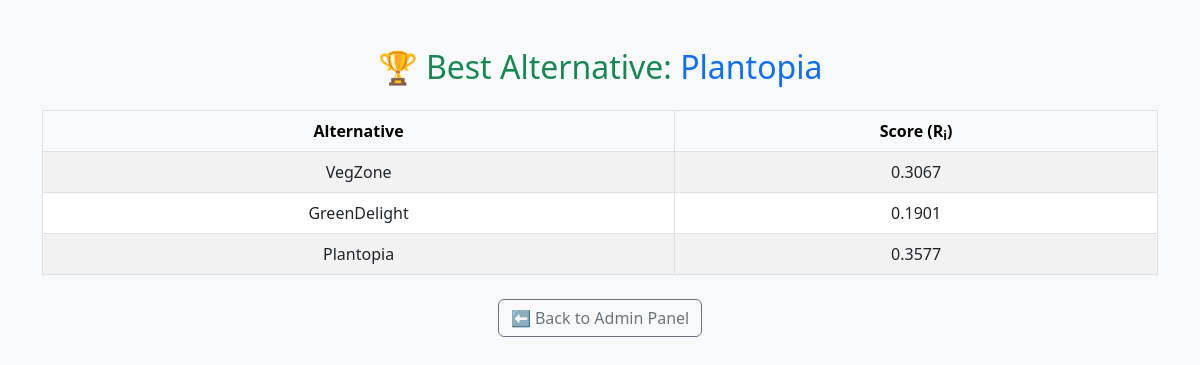
The page /result on the database its author committed.
### tables this page shows
CREATE TABLE alternatives (
        id INTEGER PRIMARY KEY AUTOINCREMENT,
        name TEXT
    );

### app.py (the view)
@app.route('/result')
def result():
    conn = sqlite3.connect(DATABASE)
    c = conn.cursor()
    c.execute("SELECT name FROM criteria")
    CRITERIA = [row[0] for row in c.fetchall()]
    c.execute("SELECT name FROM alternatives")
    ALTERNATIVES = [row[0] for row in c.fetchall()]
    c.execute("SELECT id, experience_label, expertise_label FROM users")
    users = c.fetchall()
    deltas = []
    criteria_data = []
    alt_data = {alt: [] for alt in ALTERNATIVES}
    for user_id, exp_label, exp_lvl_label in users:
        T, I, F = aggregate_T2NN(T2NN_TABLE[exp_label], T2NN_TABLE[exp_lvl_label])
        delta = score_T2NN(T, I, F)
        deltas.append(delta)
        c.execute("SELECT criterion, fuzzy_label FROM criterion_weights WHERE user_id = ?", (user_id,))
        crit_row_dict = {crit: label for crit, label in c.fetchall()}
        row_vec = [FUZZY_SCALE.get(crit_row_dict.get(k, 'Medium'), FUZZY_SCALE['Medium']) for k in CRITERIA]
        criteria_data.append(row_vec)
        c.execute("SELECT alternative, criterion, fuzzy_label FROM alternative_evaluations WHERE user_id = ?", (user_id,))
        user_alt_data_dict = {(a, k): l for a, k, l in c.fetchall()}
        for alt in ALTERNATIVES:
            alt_vec = [FUZZY_SCALE.get(user_alt_data_dict.get((alt, k), 'Medium'), FUZZY_SCALE['Medium']) for k in CRITERIA]
            alt_data[alt].append(alt_vec)
    conn.close()
    deltas = np.array(deltas)
    deltas = deltas / np.sum(deltas) # Eq. 11
    fuzzy_matrix = np.array(criteria_data)  # All user inputs for criteria
    agg_fuzzy = aggregate_ifwa(fuzzy_matrix, deltas) # Eq. 12
    ideal = np.array([1.0, 0.0, 0.0])
    anti_ideal = np.array([0.0, 1.0, 0.0])
    delta_pos = np.linalg.norm(agg_fuzzy - ideal, axis=1) # Eq. 13
    delta_neg = np.linalg.norm(agg_fuzzy - anti_ideal, axis=1) # Eq. 14
    cc = delta_neg / (delta_pos + delta_neg) # Eq. 15
    weights = cc / np.sum(cc) # Eq. 16
    Xij = np.zeros((len(ALTERNATIVES), len(CRITERIA)))
    for i, alt in enumerate(ALTERNATIVES):
        fuzzy_matrix = np.array(alt_data[alt])
        agg = aggregate_ifwa(fuzzy_matrix, deltas)
        scores = np.array([score_if(*triple) for triple in agg])
        Xij[i] = scores
    K1 = normalize_linear(Xij) # Eq. 19
    K2 = normalize_vector(Xij) # Eq. 20
    Pij = aggregate_normalization(K1, K2) # Eq. 21
    Zij = calculate_Zij(Pij, weights) # Eq. 22
    conn = sqlite3.connect(DATABASE)
    c = conn.cursor()
    c.execute("SELECT name, type FROM criteria")
    crit_types = dict(c.fetchall())
    conn.close()
    cost_idx = [i for i, crit in enumerate(CRITERIA) if crit_types[crit] == "Cost"]
    benefit_idx = [i for i, crit in enumerate(CRITERIA) if crit_types[crit] == "Benefit"]
    Li = Zij[:, cost_idx].sum(axis=1) if cost_idx else np.zeros(len(ALTERNATIVES))
    Ai = Zij[:, benefit_idx].sum(axis=1) if benefit_idx else np.zeros(len(ALTERNATIVES))
    λ = len(cost_idx) / len(CRITERIA)
    Ri = np.zeros(len(Li))
    for i in range(len(Li)):
        if Li[i] == 0:
            Ri[i] = Ai[i] ** (1 - λ)
        elif Ai[i] == 0:
            Ri[i] = Li[i] ** λ
        else:
            Ri[i] = (Li[i] ** λ) + (Ai[i] ** (1 - λ))
    result_html = ""
    result_html += f"<h2>Best Alternative: {ALTERNATIVES[np.argmax(Ri)]}</h2><ul>"
    for i, alt in enumerate(ALTERNATIVES):
        result_html += f"<li>{alt}: {Ri[i]:.4f}</li>"
    result_html += "</ul>"
    scores = list(zip(ALTERNATIVES, Ri))
    best_alt = ALTERNATIVES[np.argmax(Ri)]
    return render_template("result.html", scores=scores, best_alt=best_alt)

### app.py (called while the page is built)
def score_T2NN(T = [], I = [], F = []):
    return (1/12)*(8 + (T[0]+2*T[1]+T[2]) - (I[0]+2*I[1]+I[2]) - (F[0]+2*F[1]+F[2]))

def aggregate_ifwa(fuzzy_matrix, weights):
    fuzzy_matrix = np.array(fuzzy_matrix)
    w = np.array(weights).reshape(-1, 1)
    mu = fuzzy_matrix[:, :, 0]
    theta = fuzzy_matrix[:, :, 1]
    pi = fuzzy_matrix[:, :, 2]
    mu_agg = 1 - np.prod((1 - mu) ** w, axis=0)
    theta_agg = np.prod(theta ** w, axis=0)
    pi_agg = 1 - mu_agg - theta_agg
    return np.vstack([mu_agg, theta_agg, pi_agg]).T

def score_if(mu, theta, pi):
    return (3 + mu - 2 * theta - pi) / 4 #denklem 18

def normalize_linear(X):
    norm = np.zeros_like(X, dtype=float)
    for j in range(X.shape[1]):
        col = [Decimal(str(x)) for x in X[:, j]]
        min_val = min(col)
        max_val = max(col)
        denom = max_val - min_val if max_val != min_val else Decimal("1")
        for i in range(len(col)):
            norm[i][j] = float((col[i] - min_val) / denom)
    return norm

def normalize_vector(X):
    norm = np.sqrt(np.sum(X**2, axis=0))
    return X / norm

def aggregate_normalization(K1, K2, beta=0.5):
    return (beta * K1 + (1 - beta) * K2) / 2

def calculate_Zij(Pij, weights):
    return Pij * weights

### templates/result.html (shortened to what this page needs)
<!DOCTYPE html>
<html lang="en">
<head>
    <link href="https://cdn.jsdelivr.net/npm/bootstrap@5.3.0/dist/css/bootstrap.min.css" rel="stylesheet">
</head>
<body class="bg-light">
<div class="container py-5">
    <h2 class="text-center text-success mb-4">
        🏆 Best Alternative: <span class="text-primary">{{ best_alt }}</span>
    </h2>
    <table class="table table-bordered table-striped text-center">
        <thead class="table-light">
            <tr>
                <th>Alternative</th>
                <th>Score (R<sub>i</sub>)</th>
            </tr>
        </thead>
        <tbody>
            {% for alt, score in scores %}
            <tr>
                <td>{{ alt }}</td>
                <td>{{ "%.4f"|format(score) }}</td>
            </tr>
            {% endfor %}
        </tbody>
    </table>
    <div class="text-center mt-4">
        <a href="/admin" class="btn btn-outline-secondary">⬅ Back to Admin Panel</a>
    </div>
</div>
</body>
</html>

### rows shown on the page
alternatives: name "Plantopia", score "0.3577"
alternatives: name "VegZone", score "0.3067"
alternatives: name "GreenDelight", score "0.1901"
